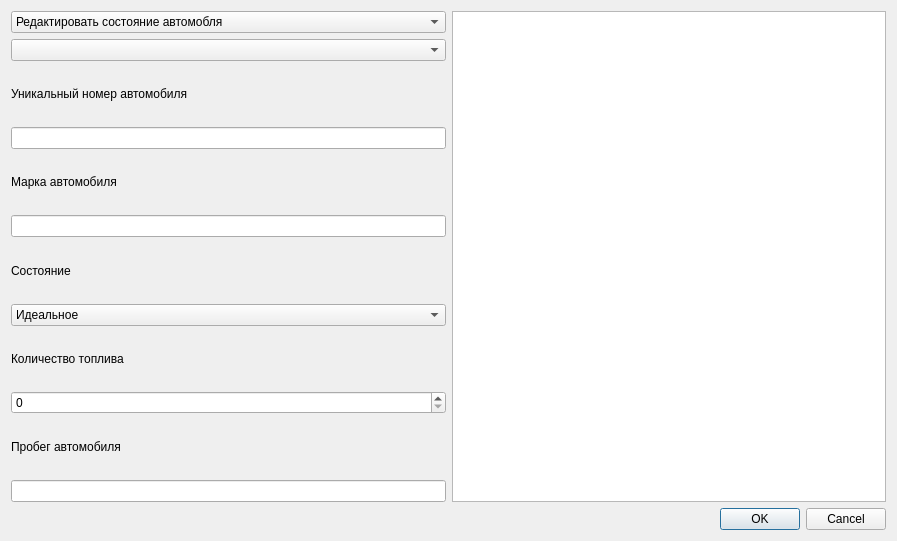
<?xml version="1.0" encoding="UTF-8"?>
<ui version="4.0">
 <class>RedactingCarState</class>
 <widget class="QWidget" name="RedactingCarState">
  <property name="geometry">
   <rect>
    <x>0</x>
    <y>0</y>
    <width>897</width>
    <height>541</height>
   </rect>
  </property>
  <property name="windowTitle">
   <string>Form</string>
  </property>
  <layout class="QVBoxLayout" name="verticalLayout_8">
   <item>
    <layout class="QHBoxLayout" name="horizontalLayout_2">
     <item>
      <layout class="QVBoxLayout" name="verticalLayout_7">
       <item>
        <widget class="QComboBox" name="comboBox">
         <item>
          <property name="text">
           <string>Редактировать состояние автомобля</string>
          </property>
         </item>
         <item>
          <property name="text">
           <string>Добавить новый автомобиль</string>
          </property>
         </item>
        </widget>
       </item>
       <item>
        <widget class="QComboBox" name="comboBox_2"/>
       </item>
       <item>
        <layout class="QVBoxLayout" name="verticalLayout_6">
         <item>
          <layout class="QVBoxLayout" name="verticalLayout">
           <item>
            <widget class="QLabel" name="label">
             <property name="text">
              <string>Уникальный номер автомобиля</string>
             </property>
            </widget>
           </item>
           <item>
            <layout class="QHBoxLayout" name="horizontalLayout">
             <item>
              <widget class="QLineEdit" name="uniqNumber"/>
             </item>
            </layout>
           </item>
          </layout>
         </item>
         <item>
          <layout class="QVBoxLayout" name="verticalLayout_2">
           <item>
            <widget class="QLabel" name="label_2">
             <property name="text">
              <string>Марка автомобиля</string>
             </property>
            </widget>
           </item>
           <item>
            <widget class="QLineEdit" name="Type"/>
           </item>
          </layout>
         </item>
         <item>
          <layout class="QVBoxLayout" name="verticalLayout_5">
           <item>
            <widget class="QLabel" name="label_5">
             <property name="text">
              <string>Состояние</string>
             </property>
            </widget>
           </item>
           <item>
            <widget class="QComboBox" name="state">
             <item>
              <property name="text">
               <string>Идеальное</string>
              </property>
             </item>
             <item>
              <property name="text">
               <string>Обслуживанется</string>
              </property>
             </item>
             <item>
              <property name="text">
               <string>Арендована</string>
              </property>
             </item>
             <item>
              <property name="text">
               <string>Списана</string>
              </property>
             </item>
            </widget>
           </item>
          </layout>
         </item>
         <item>
          <layout class="QVBoxLayout" name="verticalLayout_4">
           <item>
            <widget class="QLabel" name="label_4">
             <property name="text">
              <string>Количество топлива</string>
             </property>
            </widget>
           </item>
           <item>
            <widget class="QSpinBox" name="fuel"/>
           </item>
          </layout>
         </item>
         <item>
          <layout class="QVBoxLayout" name="verticalLayout_3">
           <item>
            <widget class="QLabel" name="label_3">
             <property name="text">
              <string>Пробег автомобиля</string>
             </property>
            </widget>
           </item>
           <item>
            <widget class="QLineEdit" name="distance"/>
           </item>
          </layout>
         </item>
        </layout>
       </item>
      </layout>
     </item>
     <item>
      <widget class="QTextEdit" name="textEdit"/>
     </item>
    </layout>
   </item>
   <item>
    <layout class="QHBoxLayout" name="horizontalLayout_3">
     <item>
      <spacer name="horizontalSpacer">
       <property name="orientation">
        <enum>Qt::Horizontal</enum>
       </property>
       <property name="sizeHint" stdset="0">
        <size>
         <width>40</width>
         <height>20</height>
        </size>
       </property>
      </spacer>
     </item>
     <item>
      <widget class="QDialogButtonBox" name="buttonBox">
       <property name="standardButtons">
        <set>QDialogButtonBox::Cancel|QDialogButtonBox::Ok</set>
       </property>
      </widget>
     </item>
    </layout>
   </item>
  </layout>
 </widget>
 <resources/>
 <connections/>
</ui>
